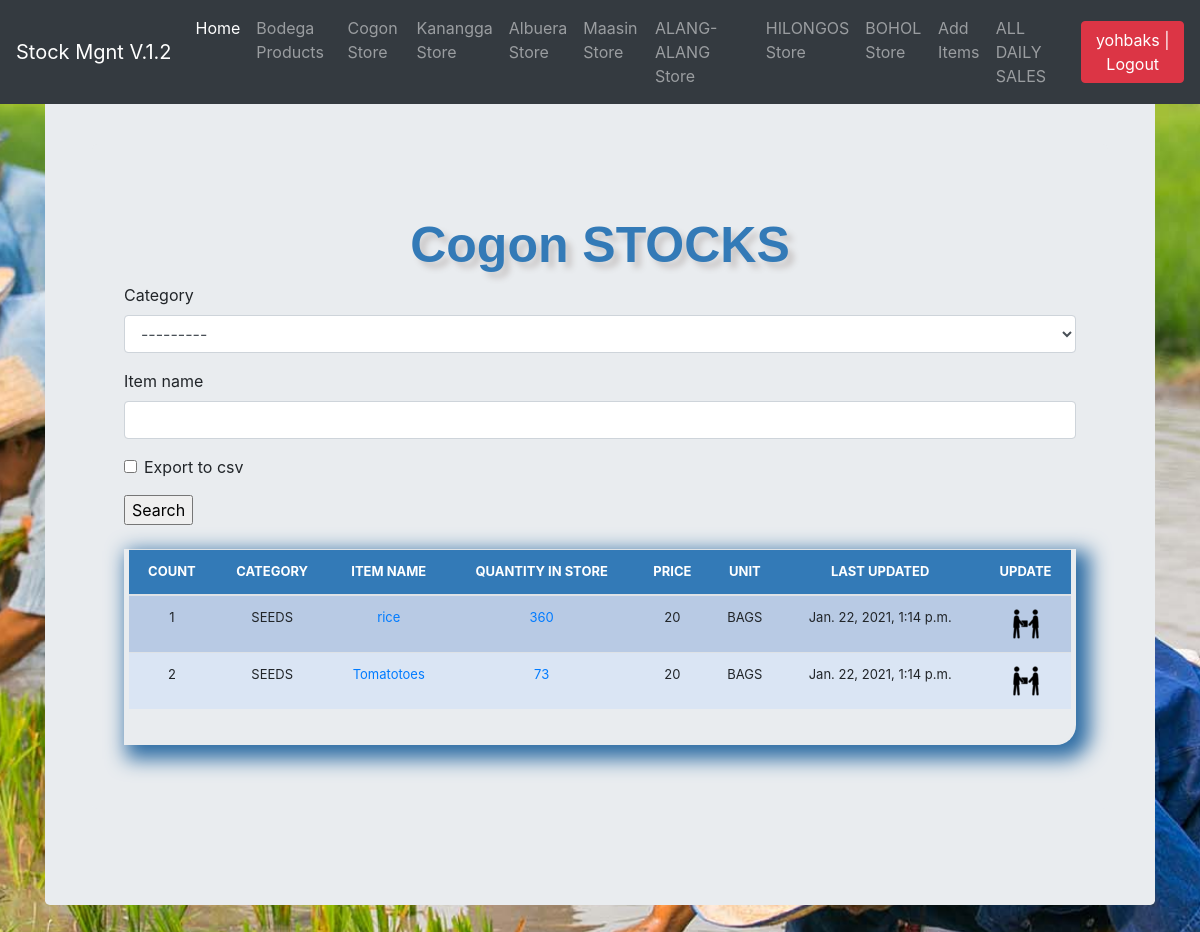
Page /store/cogon (signed in) on the committed database.
### stockmgmt/models.py (models this page shows, shortened)
class All_Store(models.Model):
    name = models.CharField(max_length=100, blank=True, null=True, verbose_name='Store name', choices=issue_to_category)
    slug = models.SlugField(unique=True, null=False, default='na')
    def get_absolute_url(self):
        return reverse('store', kwargs={'slug': self.slug})

class Stock(models.Model):
    category = models.ForeignKey(Category, on_delete=models.CASCADE, blank=True)
    sub_category = models.ForeignKey(SubCategory, on_delete=models.CASCADE, blank=True,null=True,verbose_name='UNIT')
    item_name = models.CharField(max_length=50, blank=True, null=True)
    quantity = models.IntegerField(default='0', blank=True, null=True)
    receive_quantity = models.IntegerField(default='0', blank=True, null=True)
    receive_by = models.CharField(max_length=50, blank=True, null=True)
    issue_quantity = models.IntegerField(default='0', blank=True, null=True)
    issue_by = models.CharField(max_length=50, blank=True, null=True, choices=issue_to_category)
    issue_by_model = models.ForeignKey(All_Store, on_delete=models.CASCADE, blank=True, null=True,
                                       related_name='issue_to_model')
    ordered_items=models.IntegerField(blank=True, null=True,default=0,verbose_name='Number of items')
    issue_to = models.CharField(max_length=50, blank=True, null=True, choices=issue_to_category)
    issue_to_model = models.ForeignKey(All_Store, on_delete=models.CASCADE, blank=True, null=True,
                                       related_name='issue_by_model')
    phone_number = models.CharField(max_length=50, blank=True, null=True)
    created_by = models.CharField(max_length=50, blank=True, null=True)
    reorder_level = models.IntegerField(default='0', blank=True, null=True)
    last_updated = models.DateTimeField(auto_now_add=False, auto_now=True)
    timestamp = models.DateTimeField(auto_now_add=True, auto_now=False)
    price = models.IntegerField(default='0', blank=True, null=True)
    def __str__(self):
        return self.item_name

class Category(models.Model):
    name = models.CharField(max_length=50, blank=True, null=True)
    def __str__(self):
        return self.name

class Shop_Record(models.Model):
    store = models.ForeignKey(All_Store, blank=True, null=True, on_delete=models.CASCADE)
    product = models.ForeignKey(Stock, blank=True, null=True, on_delete=models.CASCADE)
    remaining_items = models.IntegerField(default=0)
    reoder_level=models.IntegerField(default=0,verbose_name='Reorder level')

class SubCategory(models.Model):
    category=models.ForeignKey(Category,on_delete=models.CASCADE,related_name='stock_Categories')
    name=models.CharField(max_length=100,db_index=True)

### stockmgmt/views.py (the view, shortened to what this page needs)
# urls.py: path('store/<slug:slug>',views.store,name='store'),
def store(request, slug):
    store = All_Store.objects.get(slug=slug)
    this_store_items = Stock.objects.filter(issue_to_model=store)
    form = StockSearchForm(request.POST or None)
    print(this_store_items)
    store_record = Shop_Record.objects.filter(store=store)
    all_store = All_Store.objects.all()
    header=store.name+' STOCKS'
    page = request.GET.get('page', 1)
    paginator = Paginator(this_store_items, 10)
    try:
        page_queryset = paginator.page(page)
    except PageNotAnInteger:
        page_queryset = paginator.page(1)
    except EmptyPage:
        page_queryset = paginator.page(paginator.num_pages)
    context = {
        'header':header,
        'slug':slug,
        'form':form,
        'store': store,
        'stores':all_store,
        'products': page_queryset,
        'store_record': store_record,
    }
    template = 'cogon.html'
    return render(request, template, context)

### stockmgmt/forms.py
class StockSearchForm(forms.ModelForm):
    export_to_CSV = forms.BooleanField(required=False) # code ni siya sa pag export sa excel
    class Meta:
     model = Stock
     fields = ['category', 'item_name']

### stockmgmt/templates/cogon.html (shortened to what this page needs)
{% extends "base.html" %}
{% load crispy_forms_tags %}
{% load static %}
{% block body %}
<main role="main" class="container">
  <div class="jumbotron">
      <div class="header"> {{header}}</div>
    	<form method='POST' action=''>{% csrf_token %}
		{{form|crispy}}
        <input type="submit" value='Search'/>
    </form>
      <div class="display_table">
    <table class='table'>
        <thead>
          <tr>
            <th>COUNT</th>
            <th>CATEGORY</th>
            <th>ITEM NAME</th>
            <th>QUANTITY IN STORE</th>
            <th>PRICE</th>
            <th>UNIT</th>
            <th>LAST UPDATED</th>
            <th>UPDATE</th>
          </tr>
        </thead>
      {% for instance in products %}
          <tr>
            <td>{{forloop.counter}}</td>
            <td>{{instance.category}}</td>
            <td><a href="{% url 'update_items' instance.id %}">{{instance.item_name}}</a></td>
            <td>
                  {% if instance.quantity <= instance.reorder_level %}
                  <div style="background-color: orange;">
                      <a href="{% url 'shop_stock_detail' instance.id %}">
                          {% for record in store_record %}
                          {% if record.product.pk == instance.pk %}
                          {{ record.remaining_items }}
                          {% endif %}
                          {% endfor %}</a></div>
                  {% else %}
                <a href="{% url 'shop_stock_detail' instance.id %}">
                          {% for record in store_record %}
                          {% if record.product.pk == instance.pk %}
                          {{ record.remaining_items }}
                          {% endif %}
                          {% endfor %}
                </a>
                  {% endif %}
            </td>
            <td>{{ instance.price }}</td>
            <td>{{instance.sub_category.name}}</td>
            <td>{{instance.last_updated}}</td>
            <td>
                <a href="{% url 'shop_stock_detail' instance.id %}"><img src="{% static 'img/update.png' %}"></a>
            </td>
          </tr>
      {% endfor %}
    </table>
    </div>
  </div>
</main>
{% endblock %}

### stockmgmt/templates/navbar.html (shortened to what this page needs)
  <nav class="navbar navbar-expand-md navbar-dark fixed-top bg-dark">
  <a class="navbar-brand" href="/">Stock Mgnt V.1.2</a>
  <div class="collapse navbar-collapse" id="navbarCollapse">
    <ul class="navbar-nav mr-auto">
      <li class="nav-item active">
        <a class="nav-link" href="/">Home <span class="sr-only">(current)</span></a>
      </li>
        {% if request.user.is_authenticated %}
      <li class="nav-item">
        <a class="nav-link" href="/list_items">Bodega Products</a>
        </li>
        {% for shop in stores %}
            {% if shop.name != 'BODEGA' %}
            <li class="nav-item">
        <a class="nav-link" href="{{ shop.get_absolute_url }}">{{ shop.name }} Store</a>
      </li>
            {% endif %}
        {% endfor %}
            <li class="nav-item">
        <a class="nav-link" href="/add_items">Add Items</a>
      </li>
      <li class="nav-item">
        <a class="nav-link" href="{% url 'all_sales' %}" tabindex="-1" aria-disabled="true">ALL DAILY SALES</a>
      </li>
        {% endif %}
    </ul>
          <ul class="navbar-nav">
        {% if request.user.is_authenticated %}
        <li><a href="/accounts/logout"><button class="btn btn-danger">{{ user }} | Logout</button></a></li>
        {% else %}
        <li><a href="/accounts/login">Login</a></li>
        {% endif %}
    </ul>
  </div>
</nav>

### stockmgmt/static/css/stylesheet.css (style rules this page uses)
body { background-color: #34eb6b; }
.table { font-size: 13px; text-align: center; width: 95%; margin: auto; }
.table tr:nth-child(odd) { background: #B8CAE4 }
.table tr:nth-child(even) { background: #dae5f4 }
th { background-color: #337ab7; color: white; }
.display_table { border-bottom-right-radius: 20px; padding-left: 5px; padding-right: 5px; padding-bottom: 20px; box-shadow: 8px 8px 20px 6px #2e6da4; }
.header { font-family: helvetica; color: #337ab7; font-size: 50px; text-align: center; width: 100%; text-shadow: 6px 6px 6px #c9c6c6; display: block; font-weight: bolder; }
body { background-image: url("../img/bg.jpg"); background-position: center; background-repeat: no-repeat; background-size: cover; }

### stockmgmt/static/css/navbar-top-fixed.css (style rules this page uses)
body { min-height: 75rem; padding-top: 4.5rem; }

### rows in the picture
All_Store: name "Cogon"
All_Store: name "Kanangga"
All_Store: name "Albuera"
All_Store: name "Maasin"
All_Store: name "ALANG-ALANG"
All_Store: name "HILONGOS"
All_Store: name "BOHOL"
Stock: category "SEEDS", item_name "rice", price "20", sub_category.name "BAGS", last_updated "Jan. 22, 2021, 1:14 p.m."
Shop_Record: remaining_items "360"
Stock: category "SEEDS", item_name "Tomatotoes", price "20", sub_category.name "BAGS", last_updated "Jan. 22, 2021, 1:14 p.m."
Shop_Record: remaining_items "73"

### other values in the picture
{{ user }} "yohbaks"
{{ header }} "Cogon STOCKS"
